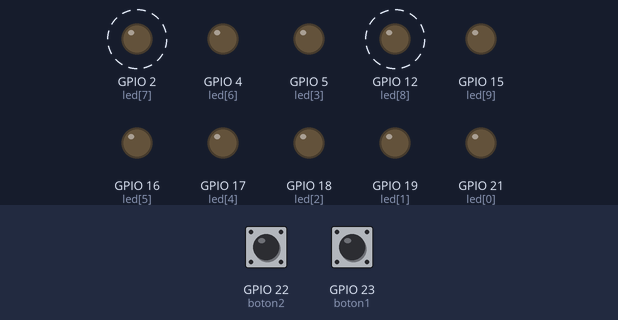
Recording of a sketch running on a simulated ESP32. Parts: output pins drawn as LEDs (lit = HIGH). Dashed ring = blinking. The test bench sets the inputs (shaded band); at power-on: GPIO 22 (boton2) HIGH, GPIO 23 (boton1) HIGH.

Above: at 1.2 s.
1.3 s: GPIO 22 (boton2) pulled LOW for 0.15 s
At 1.73 s:
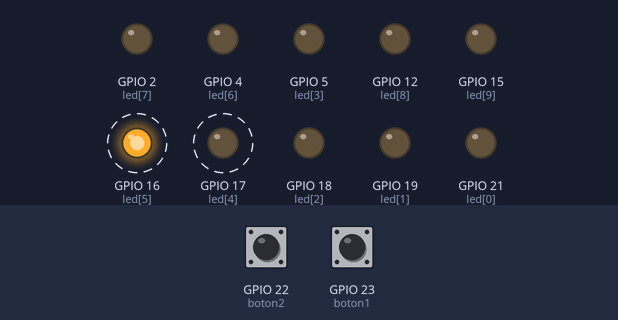
4.4 s: GPIO 23 (boton1) pulled LOW for 0.15 s
At 4.85 s:
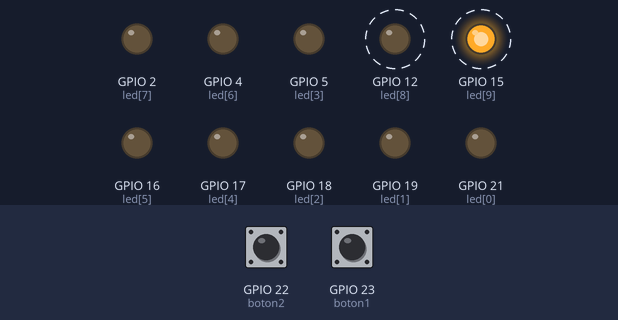
7.5 s: GPIO 23 (boton1) pulled LOW for 1 s
10.5 s: GPIO 23 (boton1) pulled LOW for 3.2 s
At 13.33 s:
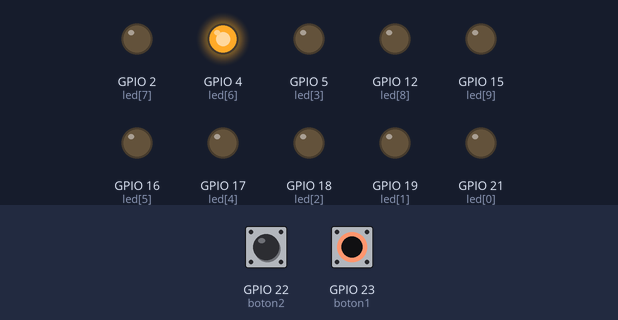
Timing chart, 0 to 16.2 s (numbered marks = the images above; inputs shaded):
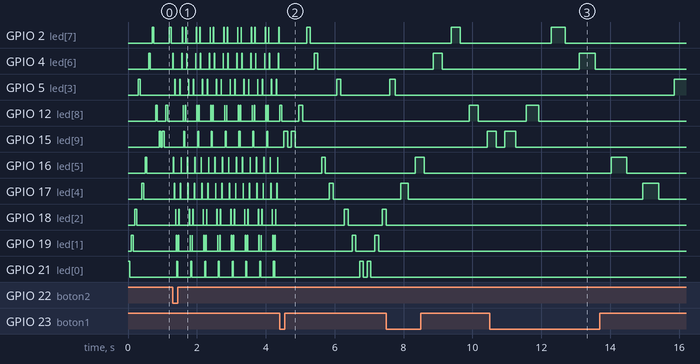

Measured:
- after the input at 10.5 s, GPIO 18 (led[2]): stays LOW (without the input it goes to HIGH after 4.1 s); GPIO 19 (led[1]): stays LOW (without the input it goes to HIGH after 4.6 s); GPIO 21 (led[0]): stays LOW (without the input it goes to HIGH after 5.1 s)
- by itself, GPIO 18 (led[2]): alternates HIGH for 0.11 s and LOW for 0.99 s
- by itself, GPIO 19 (led[1]): alternates HIGH for 0.11 s and LOW for 0.55 s

The sketch:

AutoFantasticoArray.ino
```cpp
int led[10] = {21,19,18,5,17,16,4,2,12,15};
int boton1 = 23;
int boton2 = 22;
int tiempo = 50; //tiempo de 50 mili segundos

void leer_boton(){
  int b1 = digitalRead(boton1);
  int b2 = digitalRead(boton2);

  if(b1 == 0){//mas lento
    tiempo += 50;
  }

  if(b2 == 0){//mas rapido
    tiempo -= 50;
    if (tiempo<=0){
      tiempo = 10;
    }
  }
}

void setup() {
  // put your setup code here, to run once:
  for(int i =0; i<10;i++){
    pinMode(led[i],OUTPUT);
  }
  pinMode(boton1,INPUT);
  pinMode(boton2,INPUT);
}

void loop() {
  // put your main code here, to run repeatedly:

  for(int i =0; i<10;i++){
    digitalWrite(led[i],HIGH);
    leer_boton();
    delay(tiempo);
    digitalWrite(led[i],LOW);
    delay(tiempo);
  }

  for(int i =9; i>=0;i--){
    digitalWrite(led[i],HIGH);
    leer_boton();
    delay(tiempo);
    digitalWrite(led[i],LOW);
    delay(tiempo);
  }
}
```
